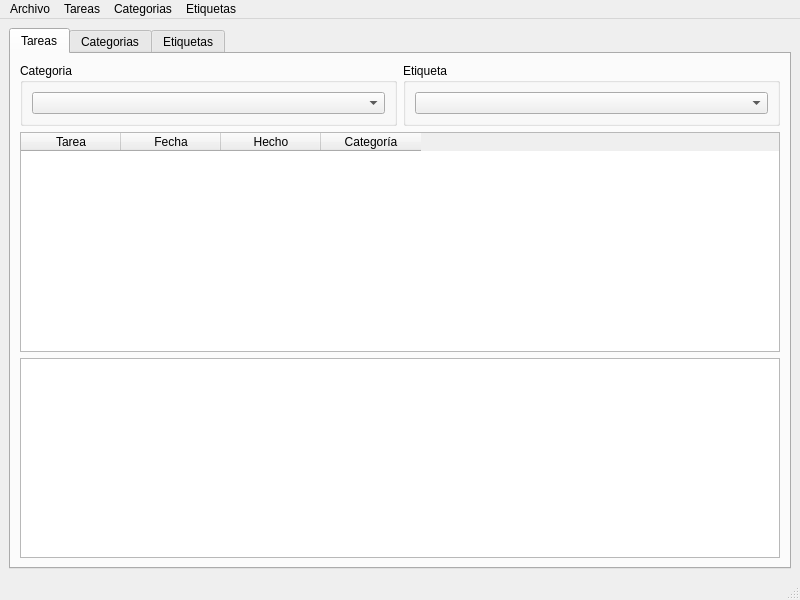
<?xml version="1.0" encoding="UTF-8"?>
<ui version="4.0">
 <class>MainWindow</class>
 <widget class="QMainWindow" name="MainWindow">
  <property name="geometry">
   <rect>
    <x>0</x>
    <y>0</y>
    <width>800</width>
    <height>600</height>
   </rect>
  </property>
  <property name="windowTitle">
   <string>MainWindow</string>
  </property>
  <widget class="QWidget" name="centralwidget">
   <layout class="QVBoxLayout" name="verticalLayout_2">
    <item>
     <layout class="QGridLayout" name="gridLayout_3">
      <item row="0" column="0">
       <widget class="QTabWidget" name="TabTareas">
        <property name="currentIndex">
         <number>0</number>
        </property>
        <widget class="QWidget" name="tab">
         <attribute name="title">
          <string>Tareas</string>
         </attribute>
         <layout class="QGridLayout" name="gridLayout_5">
          <item row="0" column="0">
           <layout class="QGridLayout" name="gridLayout">
            <item row="0" column="1">
             <widget class="QGroupBox" name="groupBox_2">
              <property name="title">
               <string>Etiqueta</string>
              </property>
              <layout class="QVBoxLayout" name="verticalLayout_5">
               <item>
                <layout class="QVBoxLayout" name="verticalLayout_4">
                 <item>
                  <widget class="QComboBox" name="comboEtiqueta"/>
                 </item>
                </layout>
               </item>
              </layout>
             </widget>
            </item>
            <item row="0" column="0">
             <widget class="QGroupBox" name="groupBox">
              <property name="title">
               <string>Categoria</string>
              </property>
              <layout class="QVBoxLayout" name="verticalLayout_3">
               <item>
                <layout class="QVBoxLayout" name="verticalLayout">
                 <item>
                  <widget class="QComboBox" name="comboCategoria"/>
                 </item>
                </layout>
               </item>
              </layout>
             </widget>
            </item>
            <item row="1" column="0" colspan="2">
             <widget class="QTableWidget" name="tblTareas">
              <column>
               <property name="text">
                <string>Tarea</string>
               </property>
              </column>
              <column>
               <property name="text">
                <string>Fecha</string>
               </property>
              </column>
              <column>
               <property name="text">
                <string>Hecho</string>
               </property>
              </column>
              <column>
               <property name="text">
                <string>Categoría</string>
               </property>
              </column>
             </widget>
            </item>
            <item row="2" column="0" colspan="2">
             <widget class="QTextEdit" name="txtTareaDescr">
              <property name="maximumSize">
               <size>
                <width>16777215</width>
                <height>200</height>
               </size>
              </property>
             </widget>
            </item>
           </layout>
          </item>
         </layout>
        </widget>
        <widget class="QWidget" name="TabCategorias">
         <attribute name="title">
          <string>Categorias</string>
         </attribute>
         <layout class="QGridLayout" name="gridLayout_4">
          <item row="0" column="0">
           <layout class="QGridLayout" name="gridLayout_2">
            <item row="0" column="0">
             <widget class="QTableWidget" name="tblCateg">
              <column>
               <property name="text">
                <string>Categoria</string>
               </property>
              </column>
             </widget>
            </item>
            <item row="1" column="0">
             <widget class="QTextEdit" name="txtCategDescr">
              <property name="maximumSize">
               <size>
                <width>16777215</width>
                <height>200</height>
               </size>
              </property>
             </widget>
            </item>
           </layout>
          </item>
         </layout>
        </widget>
        <widget class="QWidget" name="TabEtiquetas">
         <attribute name="title">
          <string>Etiquetas</string>
         </attribute>
         <layout class="QGridLayout" name="gridLayout_7">
          <item row="0" column="0">
           <layout class="QGridLayout" name="gridLayout_6">
            <item row="0" column="0">
             <widget class="QTableWidget" name="tblEtiq">
              <column>
               <property name="text">
                <string>Etiqueta</string>
               </property>
              </column>
             </widget>
            </item>
           </layout>
          </item>
         </layout>
        </widget>
       </widget>
      </item>
     </layout>
    </item>
   </layout>
  </widget>
  <widget class="QMenuBar" name="menubar">
   <property name="geometry">
    <rect>
     <x>0</x>
     <y>0</y>
     <width>800</width>
     <height>19</height>
    </rect>
   </property>
   <widget class="QMenu" name="menuTareas">
    <property name="title">
     <string>Tareas</string>
    </property>
    <addaction name="actionNuevaTarea"/>
   </widget>
   <widget class="QMenu" name="menuCategorias">
    <property name="title">
     <string>Categorias</string>
    </property>
    <addaction name="actionNuevaCateg"/>
   </widget>
   <widget class="QMenu" name="menuEtiquetas">
    <property name="title">
     <string>Etiquetas</string>
    </property>
    <addaction name="actionNuevaEtiq"/>
   </widget>
   <widget class="QMenu" name="menuArchivo">
    <property name="title">
     <string>Archivo</string>
    </property>
    <addaction name="actionSalir"/>
   </widget>
   <addaction name="menuArchivo"/>
   <addaction name="menuTareas"/>
   <addaction name="menuCategorias"/>
   <addaction name="menuEtiquetas"/>
  </widget>
  <widget class="QStatusBar" name="statusbar"/>
  <action name="actionNuevaTarea">
   <property name="text">
    <string>Nueva</string>
   </property>
  </action>
  <action name="actionNuevaCateg">
   <property name="text">
    <string>Nueva</string>
   </property>
  </action>
  <action name="actionNuevaEtiq">
   <property name="text">
    <string>Nueva</string>
   </property>
  </action>
  <action name="actionSalir">
   <property name="text">
    <string>Salir</string>
   </property>
  </action>
 </widget>
 <resources/>
 <connections>
  <connection>
   <sender>actionSalir</sender>
   <signal>triggered()</signal>
   <receiver>MainWindow</receiver>
   <slot>close()</slot>
   <hints>
    <hint type="sourcelabel">
     <x>-1</x>
     <y>-1</y>
    </hint>
    <hint type="destinationlabel">
     <x>399</x>
     <y>299</y>
    </hint>
   </hints>
  </connection>
 </connections>
</ui>
